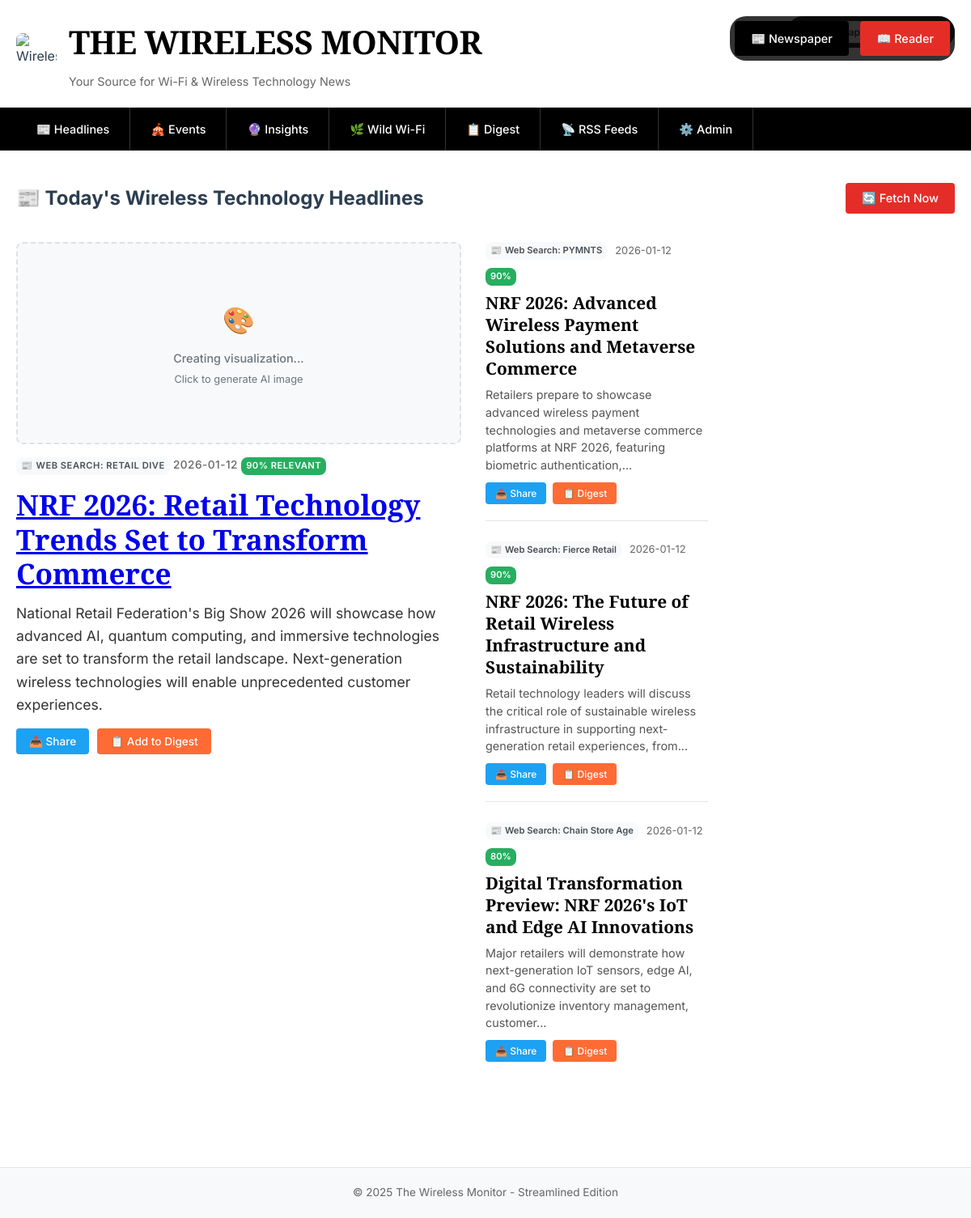
The page / on the database its author committed.
### tables this page shows
CREATE TABLE rss_feeds (
                id INTEGER PRIMARY KEY AUTOINCREMENT,
                name TEXT NOT NULL,
                url TEXT UNIQUE NOT NULL,
                active INTEGER DEFAULT 1,
                last_fetched TIMESTAMP,
                created_at TIMESTAMP DEFAULT CURRENT_TIMESTAMP
            );

CREATE TABLE articles (
                id INTEGER PRIMARY KEY AUTOINCREMENT,
                feed_id INTEGER,
                title TEXT NOT NULL,
                url TEXT UNIQUE NOT NULL,
                description TEXT,
                content TEXT,
                published_date TIMESTAMP,
                relevance_score REAL DEFAULT 0,
                entertainment_score REAL DEFAULT 0,
                wifi_keywords TEXT,
                created_at TIMESTAMP DEFAULT CURRENT_TIMESTAMP, image_url TEXT,
                FOREIGN KEY (feed_id) REFERENCES rss_feeds (id)
            );

### app/main.py (the view, shortened to what this page needs)
        @self.app.route('/')
        def index():
            conn = self.get_db_connection()
            view_mode = request.args.get('view', 'newspaper')
            show_all = request.args.get('show_all', 'false').lower() == 'true'
            today = datetime.now().strftime('%Y-%m-%d')
            if show_all:
                stories_raw = conn.execute('''
                    SELECT a.*, f.name as feed_name, f.url as feed_url
                    FROM articles a
                    JOIN rss_feeds f ON a.feed_id = f.id
                    WHERE DATE(a.published_date) = ?
                    ORDER BY a.relevance_score DESC, a.published_date DESC
                    LIMIT 100
                ''', (today,)).fetchall()
                if not stories_raw:
                    stories_raw = conn.execute('''
                        SELECT a.*, f.name as feed_name, f.url as feed_url
                        FROM articles a
                        JOIN rss_feeds f ON a.feed_id = f.id
                        WHERE DATE(a.published_date) >= DATE('now', '-3 days')
                        ORDER BY a.relevance_score DESC, a.published_date DESC
                        LIMIT 100
                    ''').fetchall()
            else:
                stories_raw = conn.execute('''
                    SELECT a.*, f.name as feed_name, f.url as feed_url
                    FROM articles a
                    JOIN rss_feeds f ON a.feed_id = f.id
                    WHERE DATE(a.published_date) = ? AND a.relevance_score > 0.3
                    ORDER BY a.relevance_score DESC, a.published_date DESC
                    LIMIT 20
                ''', (today,)).fetchall()
            stories = []
            for row in stories_raw:
                story_dict = dict(row)
                if 'published_date' in story_dict and story_dict['published_date']:
                    if isinstance(story_dict['published_date'], datetime):
                        story_dict['published_date'] = story_dict['published_date'].isoformat()
                if 'created_at' in story_dict and story_dict['created_at']:
                    if isinstance(story_dict['created_at'], datetime):
                        story_dict['created_at'] = story_dict['created_at'].isoformat()
                stories.append(story_dict)
            total_today = conn.execute('SELECT COUNT(*) FROM articles WHERE DATE(published_date) = ?', (today,)).fetchone()[0]
            if total_today == 0:
                total_today = conn.execute('SELECT COUNT(*) FROM articles WHERE DATE(published_date) >= DATE("now", "-3 days")').fetchone()[0]
            conn.close()
            return render_template('index.html', stories=stories, date=today, view_mode=view_mode, show_all=show_all, total_articles=total_today)

### app/main.py (called while the page is built)
    def get_db_connection(self):
        conn = sqlite3.connect(self.db_path)
        conn.row_factory = sqlite3.Row
        return conn

### app/templates/index.html (shortened to what this page needs)
{% extends "base.html" %}
{% block content %}
{% if view_mode == 'reader' %}
    <div class="reader-layout">
        <div class="feeds-pane">
            <h3>📡 RSS Feeds</h3>
            <ul class="feed-list">
                <li class="feed-item active">All Items ({{ total_articles }})</li>
                <li class="feed-item">Starred Items</li>
                <li class="feed-item">Shared Items</li>
                <li class="feed-item">---</li>
                <li class="feed-item">Ars Technica</li>
                <li class="feed-item">TechCrunch</li>
                <li class="feed-item">The Verge</li>
                <li class="feed-item">IEEE Spectrum</li>
                <li class="feed-item">Fierce Wireless</li>
                <li class="feed-item">RCR Wireless</li>
            </ul>
        </div>
        <div class="articles-pane">
            <h3>📰 Headlines ({{ stories|length }})</h3>
            {% if stories %}
                {% for story in stories %}
                <div class="article-list-item" onclick="selectArticle({{ loop.index0 }})">
                    <h4>{{ story.title }}</h4>
                    <div class="snippet">{{ (story.description[:120] + '...') if story.description and story.description|length > 120 else (story.description or 'No preview available') }}</div>
                    <div class="meta">
                        <span>{{ story.feed_name }}</span>
                        <span>{{ story.published_date[:10] }}</span>
                    </div>
                </div>
                {% endfor %}
            {% else %}
                <div style="padding: 40px 20px; text-align: center; color: #666;">
                    <p>No articles available</p>
                    <button onclick="fetchNow()" class="btn">🔄 Fetch Now</button>
                </div>
            {% endif %}
        </div>
        <div class="article-preview">
            <div id="article-content">
                <h2>Select an article to preview</h2>
                <p style="color: #666; margin-top: 20px;">Click on any article from the list to see its full content here.</p>
            </div>
        </div>
    </div>
    <script>
        const articles = {{ stories|tojson }};
        function selectArticle(index) {
            // Remove previous selection
            document.querySelectorAll('.article-list-item').forEach(item => {
                item.classList.remove('selected');
            });
            // Add selection to clicked item
            document.querySelectorAll('.article-list-item')[index].classList.add('selected');
            // Update preview pane
            const article = articles[index];
            const previewPane = document.getElementById('article-content');
            previewPane.innerHTML = `
                <h2>${article.title}</h2>
                <div class="preview-meta">
                    <strong>Source:</strong> ${article.feed_name} |
                    <strong>Published:</strong> ${article.published_date.substring(0, 16)} |
                    <strong>Relevance:</strong> ${Math.round(article.relevance_score * 100)}%
                </div>
                <div class="content">
                    ${article.content || article.description || 'No content available'}
                    <br><br>
                    <div style="display: flex; gap: 10px; margin-top: 15px;">
                        <button onclick="shareArticle(${article.id})" class="btn" style="background: #1da1f2; font-size: 0.85rem; padding: 6px 12px;">
                            📤 Share
                        </button>
                        <button onclick="addToDigest(${article.id})" class="btn" style="background: #ff6b35; font-size: 0.85rem; padding: 6px 12px;">
                            📋 Add to Digest
                        </button>
                        <a href="${article.url}" target="_blank" class="btn">📖 Read Full Article</a>
                    </div>
                </div>
            `;
        }
        async function fetchNow() {
            const button = event.target;
            button.disabled = true;
            button.textContent = '⏳ Fetching...';
            try {
                const response = await fetch('/api/fetch_now');
                const data = await response.json();
                if (data.success) {
                    setTimeout(() => location.reload(), 1000);
                } else {
                    alert('Error: ' + data.error);
                }
            } catch (error) {
                alert('Network error: ' + error.message);
            } finally {
                button.disabled = false;
                button.textContent = '🔄 Fetch Now';
            }
        }
    </script>
{% else %}
    <div style="display: flex; justify-content: space-between; align-items: center; margin-bottom: 35px;">
        <h2>📰 Today's Wireless Technology Headlines</h2>
        <div style="display: flex; gap: 10px;">
            <button onclick="fetchNow()" class="btn">🔄 Fetch Now</button>
        </div>
    </div>
    {% if stories %}
        <div class="articles-grid">
            {% set featured_article = stories[0] %}
            <article class="featured-article">
                <div class="article-image" style="margin-bottom: 15px;">
                    {% if featured_article.image_url %}
                        <img src="{{ featured_article.image_url }}" alt="{{ featured_article.title }}"
                             style="width: 100%; height: 250px; object-fit: cover; border-radius: 8px;">
                    {% else %}
                        <div class="image-placeholder" style="width: 100%; height: 250px; background: #f8f9fa; border: 2px dashed #dee2e6; border-radius: 8px; display: flex; align-items: center; justify-content: center; flex-direction: column; cursor: pointer;"
                             onclick="generateArticleImage({{ featured_article.id }}, this)">
                            <div style="text-align: center; color: #6c757d;">
                                <div style="font-size: 2rem; margin-bottom: 10px;">🎨</div>
                                <div style="font-family: 'Inter', sans-serif; font-size: 0.9rem; font-weight: 500;">Creating visualization...</div>
                                <div style="font-family: 'Inter', sans-serif; font-size: 0.8rem; margin-top: 5px;">Click to generate AI image</div>
                            </div>
                        </div>
                    {% endif %}
                </div>
                <div class="article-meta">
                    {% set icon, color = get_feed_icon(featured_article.feed_name, featured_article.feed_url) %}
                    <span class="feed-source" style="border-color: {{ color }};">
                        <span style="color: {{ color }};">{{ icon }}</span>
                        {{ featured_article.feed_name }}
                    </span>
                    <span>{{ featured_article.published_date[:16] }}</span>
                    <span class="relevance-score" style="{% if featured_article.relevance_score < 0.3 %}background: #e74c3c;{% elif featured_article.relevance_score < 0.6 %}background: #f39c12;{% else %}background: #27ae60;{% endif %}">
                        {{ "%.0f"|format(featured_article.relevance_score * 100) }}% Relevant
                    </span>
                </div>
                <h3><a href="{{ featured_article.url }}" target="_blank">{{ featured_article.title }}</a></h3>
                {% if featured_article.content and featured_article.content|length > 100 %}
                    <p>{{ featured_article.content[:300] }}{% if featured_article.content|length > 300 %}...{% endif %}</p>
                {% elif featured_article.description %}
                    <p>{{ featured_article.description[:250] }}{% if featured_article.description|length > 250 %}...{% endif %}</p>
                {% else %}
                    <p style="color: #7f8c8d; font-style: italic;">No content preview available</p>
                {% endif %}
                <div style="margin-top: 15px; display: flex; gap: 10px;">
                    <button onclick="shareArticle({{ featured_article.id }})" class="btn" style="background: #1da1f2; font-size: 0.85rem; padding: 8px 16px;">
                        📤 Share
                    </button>
                    <button onclick="addToDigest({{ featured_article.id }})" class="btn" style="background: #ff6b35; font-size: 0.85rem; padding: 8px 16px;">
                        📋 Add to Digest
                    </button>
                </div>
            </article>
            <div class="secondary-articles">
                {% for story in stories[1:4] %}
                <article class="article-card">
                    <div class="article-meta">
                        {% set icon, color = get_feed_icon(story.feed_name, story.feed_url) %}
                        <span class="feed-source" style="border-color: {{ color }};">
                            <span style="color: {{ color }};">{{ icon }}</span>
                            {{ story.feed_name }}
                        </span>
                        <span>{{ story.published_date[:10] }}</span>
                        <span class="relevance-score" style="{% if story.relevance_score < 0.3 %}background: #e74c3c;{% elif story.relevance_score < 0.6 %}background: #f39c12;{% else %}background: #27ae60;{% endif %}">
                            {{ "%.0f"|format(story.relevance_score * 100) }}%
                        </span>
                    </div>
                    <h3><a href="{{ story.url }}" target="_blank">{{ story.title }}</a></h3>
                    {% if story.description %}
                        <p>{{ story.description[:150] }}{% if story.description|length > 150 %}...{% endif %}</p>
                    {% endif %}
                    <div style="margin-top: 10px; display: flex; gap: 8px;">
                        <button onclick="shareArticle({{ story.id }})" class="btn" style="background: #1da1f2; font-size: 0.75rem; padding: 6px 12px;">
                            📤 Share
                        </button>
                        <button onclick="addToDigest({{ story.id }})" class="btn" style="background: #ff6b35; font-size: 0.75rem; padding: 6px 12px;">
                            📋 Digest
                        </button>
                    </div>
                </article>
                {% endfor %}
            </div>
            <div class="secondary-articles">
            </div>
        </div>
    {% endif %}
{% endif %}
{% endblock %}

### app/templates/base.html (style rules this page uses)
* { margin: 0; padding: 0; box-sizing: border-box; }
body { font-family: 'Inter', -apple-system, BlinkMacSystemFont, 'Segoe UI', Roboto, sans-serif; font-size: 16px; line-height: 1.6; color: #2c3e50; background: #ffffff; }
.articles-grid { display: grid; grid-template-columns: 2fr 1fr 1fr; gap: 30px; margin-bottom: 40px; }
.featured-article { grid-column: 1; grid-row: 1 / 3; }
.featured-article h3 { font-family: 'Playfair Display', serif; font-size: 2.2rem; font-weight: 700; line-height: 1.2; margin-bottom: 15px; color: #000; }
.featured-article .article-meta { font-size: 0.85rem; color: #666; margin-bottom: 15px; text-transform: uppercase; letter-spacing: 0.5px; font-weight: 500; }
.featured-article p { font-size: 1.1rem; line-height: 1.6; color: #333; }
.secondary-articles { display: flex; flex-direction: column; gap: 25px; }
.article-card { border-bottom: 1px solid #e1e5e9; padding-bottom: 20px; }
.article-card:last-child { border-bottom: none; }
.article-card h3 { font-family: 'Playfair Display', serif; font-size: 1.3rem; font-weight: 600; line-height: 1.3; margin-bottom: 8px; color: #000; }
.article-card h3 a { color: #000; text-decoration: none; }
.article-card .article-meta { font-size: 0.8rem; color: #666; margin-bottom: 8px; display: flex; align-items: center; gap: 10px; flex-wrap: wrap; }
.article-card p { font-size: 0.9rem; line-height: 1.5; color: #555; }
.feed-source { display: inline-flex; align-items: center; gap: 4px; background: #f8f9fa; padding: 2px 6px; border-radius: 8px; font-size: 0.7rem; font-weight: 600; color: #495057; }
.relevance-score { display: inline-block; color: white; padding: 2px 6px; border-radius: 8px; font-size: 0.7rem; font-weight: 600; }
.btn { display: inline-block; padding: 10px 20px; background: #e52d27; color: white; text-decoration: none; border-radius: 4px; border: none; cursor: pointer; font-size: 0.9rem; font-weight: 500; font-family: 'Inter', sans-serif; transition: all 0.2s ease; }

### rows shown on the page
rss_feeds: feed_name "WEB SEARCH: RETAIL DIVE"
articles: published_date "2026-01-12", featured_article.relevance_score*100 "90", title "NRF 2026: Retail Technology Trends Set to Transform Commerce", description "National Retail Federation's Big Show 2026 will showcase how advanced AI, quantum computing, and immersive technologies are set to transform the retail landscape. Next-generation wireless technologies will enable unprecedented customer experiences."
articles: icon "📰", feed_name "Web Search: PYMNTS", published_date "2026-01-12", story.relevance_score*100 "90", title "NRF 2026: Advanced Wireless Payment Solutions and Metaverse Commerce", description "Retailers prepare to showcase advanced wireless payment technologies and metaverse commerce platforms at NRF 2026, featuring biometric authentication,"
articles: icon "📰", feed_name "Web Search: Fierce Retail", published_date "2026-01-12", story.relevance_score*100 "90", title "NRF 2026: The Future of Retail Wireless Infrastructure and Sustainability", description "Retail technology leaders will discuss the critical role of sustainable wireless infrastructure in supporting next-generation retail experiences, from"
articles: icon "📰", feed_name "Web Search: Chain Store Age", published_date "2026-01-12", story.relevance_score*100 "80", title "Digital Transformation Preview: NRF 2026's IoT and Edge AI Innovations", description "Major retailers will demonstrate how next-generation IoT sensors, edge AI, and 6G connectivity are set to revolutionize inventory management, customer"

### other values the page prints
{{ icon }} "📰"
